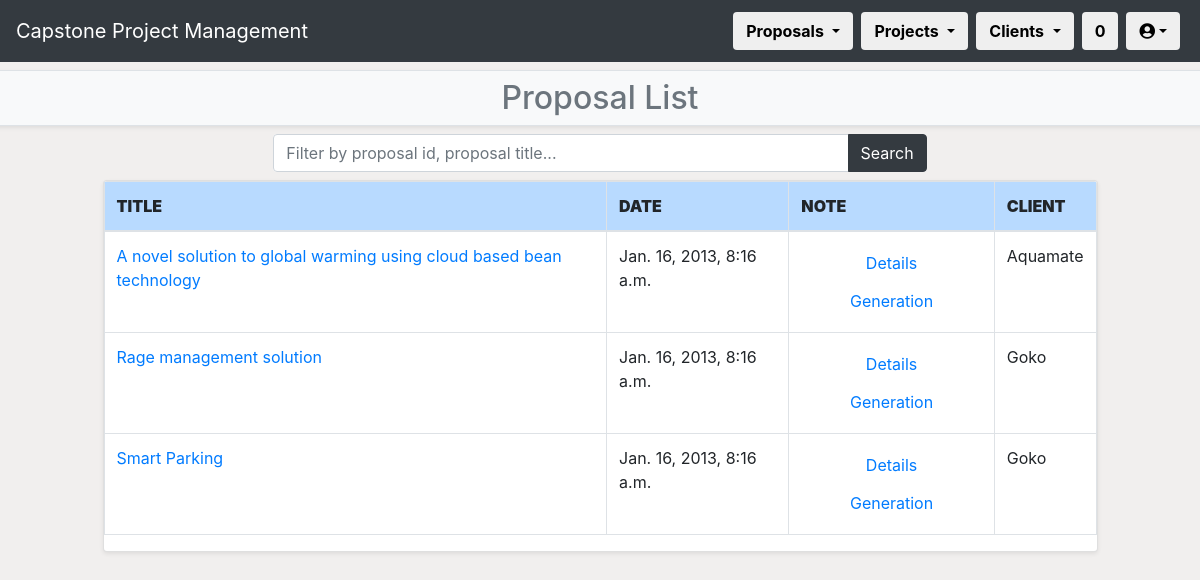
The app's page /CPPMS/proposal/proposal_list/ (signed in), older data.
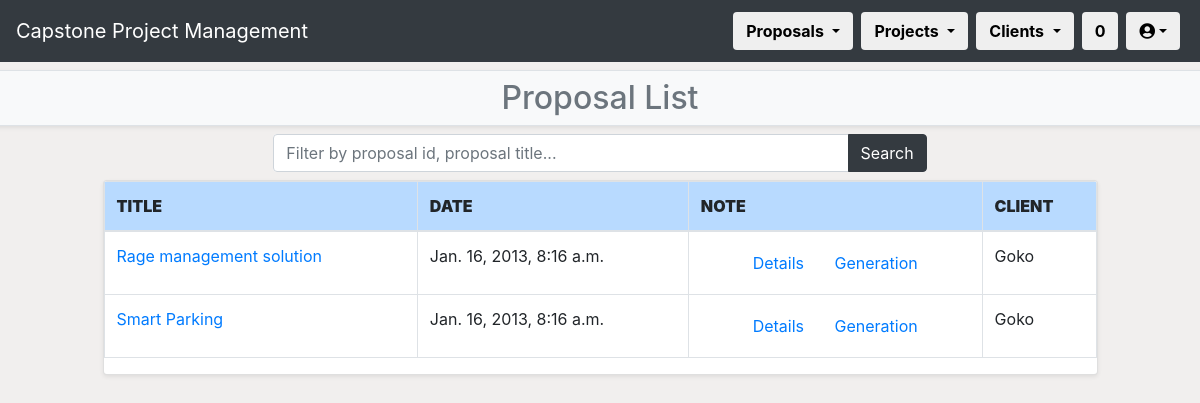
The same page, newer data.
### CPPMS/models.py (models this page shows, shortened)
class Proposal(models.Model):
    title = models.CharField(max_length=128, default="")
    created_at = models.DateTimeField(auto_now_add=True)
    updated_at = models.DateTimeField(auto_now=True)
    desc = models.TextField(default="")
    status = models.CharField(max_length=255, default="")
    spec = models.TextField(default="")
    skills = models.TextField(default="")
    env = models.TextField(default="")
    res = models.TextField(default="")
    client = models.ForeignKey(
        Client,
        on_delete=models.CASCADE,
        blank=True,
        null=True
    )
    external_supervisor = models.ForeignKey(
        External_Supervisor,
        models.SET_NULL,
        blank=True,
        null=True
    )
    proposal_incoming = models.ForeignKey(
        Incoming_Proposal,
        models.SET_NULL,
        blank=True,
        null=True
    )
    pass

class Client(models.Model):
    name = models.CharField(max_length=128, default="", unique=True)
    created_at = models.DateTimeField(auto_now_add=True)
    updated_at = models.DateTimeField(auto_now=True)
    address = models.CharField(max_length=255, default="")
    website = models.CharField(max_length=255, default="")
    desc = models.TextField(default="")
    pass
    def __str__(self):
        return self.name

### CPPMS/views.py (the view)
@login_required(login_url="/CPPMS/login/")
def proposal_list(request):
    username = request.user.first_name + " " + request.user.last_name
    count()
    if request.method == "POST":
        filter_value = request.POST.get("proposal_list")
    else:
        filter_value = ""
    proposal_list = Proposal.objects.all()
    if filter_value:
        proposal_filter = proposal_list.filter(
            Q(pk__icontains=filter_value) | Q(title__icontains=filter_value)
        )
    else:
        proposal_filter = proposal_list.all()
    return render(
        request,
        "proposal_list.html",
        {
            "count": count,
            "proposal_filter": proposal_filter,
            "filter_value": filter_value,
            "username": username
        }
    )

### CPPMS/views.py (called while the page is built)
def count():
    count = []
    count_web = Incoming_Proposal.proposals.all().count()
    count_word = Upload_Proposal.objects.all().count()
    count_all = count_web + count_word
    count = [count_web, count_word, count_all]
    return count

### CPPMS/templates/proposal_list.html (shortened to what this page needs)
{% extends "proposal.html" %}
{% block sub-page_content %}
{% if not messages %}
<h2>Proposal List</h2>
{% else %}
<h2>Proposal List</h2>
{% for message in messages %}<li>{{ message }}</li>{% endfor %}
{% endif %}
{% endblock %}
{% block page_detail_content %}
<div class="row mb-2">
    <div class="col-md-1"></div>
    <div class="col">
        <div class="row mb-2">
            <div class="col-sm-2"></div>
            <div class="col">
                <form method="POST" class="form bg-white rounded">
                    <div class="input-group">
                        <input id="txtSearch3" type="text" class="form-control" placeholder="Filter by proposal id, proposal title..." name="proposal_list" value="{{ filter_value }}" />
                        <div class="input-group-append">
                            <button class="btn btn-dark" type="submit">Search</button>
                        </div>
                    </div>
                </form>
            </div>
            <div class="col-sm-2"></div>
        </div>
        <div class="row mb-2">
            <div class="col">
                <div class="table-responsive card shadow-sm">
                    <table class="table table-bordered table-hover">
                        <thead>
                            <tr class="table-primary">
                                <th scope="col"><strong>TITLE</strong></th>
                                <th scope="col"><strong>DATE</strong></th>
                                <th scope="col"><strong>NOTE</strong></th>
                                <th scope="col"><strong>CLIENT</strong></th>
                            </tr>
                        </thead>
                        <tbody>
                            {% for proposal in proposal_filter %}
                            <tr scope="row">
                                <td><a href="proposal_progress/{{ proposal.pk }}">{{ proposal.title }}</a></td>
                                <td>{{ proposal.created_at }}</td>
                                <td style="text-align:center">
                                    <a class="btn" role="button" type="submit" name="proposal" value="proposal" data-toggle="tooltip" title="Proposal" href="proposal_detail/{{ proposal.pk }}">Details</a>
                                    <a class="btn" role="button" type="submit" name="project" value="project" data-toggle="tooltip" title="Project" href="{% url 'generation_list' title=proposal.title %}">Generation</a>
                                </td>
                                <td>{{ proposal.client }}</td>
                            </tr>
                            {% endfor %}
                        </tbody>
                    </table>
                </div>
            </div>
        </div>
    </div>
    <div class="col-md-1"></div>
</div>
{% endblock %}

Row changes from the older to the newer data that the page shows:
removed Proposal: title "A novel solution to global warming using cloud based bean technology", created_at "Jan. 16, 2013, 8:16 a.m.", client "Aquamate"
